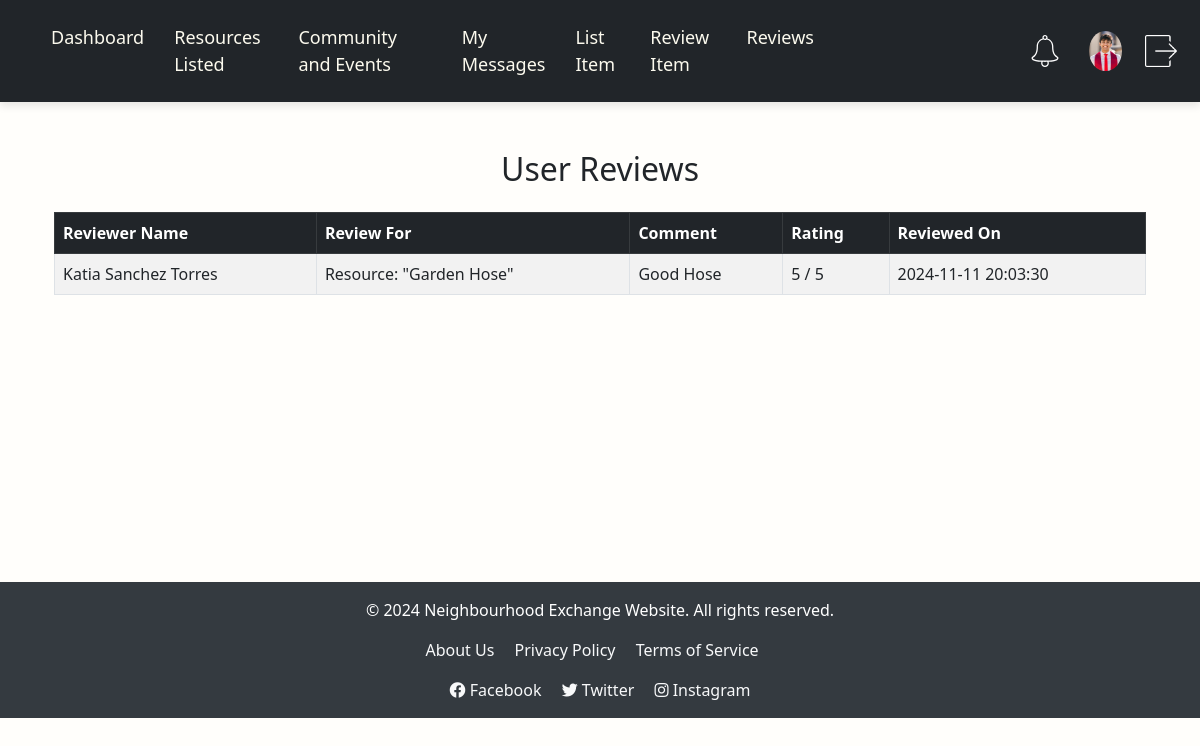
Screenshot of /reviews_list (signed in) with the database file from the repository.
### tables this page shows
CREATE TABLE Reviews (
        review_id INTEGER PRIMARY KEY AUTOINCREMENT,
        user_id INTEGER,
        reviewer_id INTEGER,
        rating INTEGER NOT NULL,
        comment TEXT,
        timestamp TEXT NOT NULL,
        FOREIGN KEY (user_id) REFERENCES Users(user_id),
        FOREIGN KEY (reviewer_id) REFERENCES Users(user_id)
    );

CREATE TABLE Users (
        user_id INTEGER PRIMARY KEY AUTOINCREMENT,
        name TEXT NOT NULL,
        email TEXT NOT NULL UNIQUE,
        password TEXT NOT NULL,
        profile_image TEXT,
        location TEXT,
        role TEXT DEFAULT 'User',  -- Role column to distinguish between Admin and User
        date_created TEXT DEFAULT CURRENT_TIMESTAMP
    , last_login TEXT);

CREATE TABLE Resources (
        resource_id INTEGER PRIMARY KEY AUTOINCREMENT,
        user_id INTEGER,
        title TEXT NOT NULL,
        description TEXT,
        images TEXT,
        category TEXT,
        availability TEXT,
        date_posted TEXT NOT NULL, reserved_by INTEGER DEFAULT NULL,
        FOREIGN KEY (user_id) REFERENCES Users(user_id)
    );

### app.py (the view)
@app.route('/reviews_list')
@login_required
def reviews_list():
    conn = get_db_connection()
    query = '''
    SELECT
        r.rating,
        r.comment,
        r.timestamp,
        u.name AS reviewer_name,
        res.title AS resource_title,
        com.title AS community_title
    FROM Reviews r
    LEFT JOIN Users u ON r.reviewer_id = u.user_id
    LEFT JOIN Resources res ON r.user_id = res.resource_id
    LEFT JOIN Community com ON r.user_id = com.community_id
    ORDER BY r.timestamp DESC;
    '''
    reviews = conn.execute(query).fetchall()
    conn.close()
    return render_template('reviews_list.html', Reviews=reviews)

### app.py (called while the page is built)
def get_db_connection():
    conn = sqlite3.connect('community.db')
    conn.row_factory = sqlite3.Row
    return conn

@app.after_request
def add_header(response):
    response.headers['Cache-Control'] = 'no-store, no-cache, must-revalidate, max-age=0'
    response.headers['Pragma'] = 'no-cache'
    response.headers['Expires'] = '0'
    return response

def login_required(f):
    @wraps(f)
    def decorated_function(*args, **kwargs):
        if 'user_id' not in session:
            flash('Please log in to access this page.', 'danger')
            return redirect(url_for('login'))
        return f(*args, **kwargs)
    return decorated_function

### templates/reviews_list.html (shortened to what this page needs)
{% extends "base.html" %}
{% block content %}
<div class="container mt-4" style="height:36vw">
    <h2 class="text-center mb-4">User Reviews</h2>
    {% if Reviews %}
    <table class="table table-bordered table-striped">
        <thead class="table-dark">
            <tr>
                <th>Reviewer Name</th>
                <th>Review For</th>
                <th>Comment</th>
                <th>Rating</th>
                <th>Reviewed On</th>
            </tr>
        </thead>
        <tbody>
            {% for review in Reviews %}
            <tr>
                <td>{{ review['reviewer_name'] }}</td>
                <td>
                    {% if review['resource_title'] %}
                        Resource: "{{ review['resource_title'] }}"
                    {% elif review['community_title'] %}
                        Community: "{{ review['community_title'] }}"
                    {% else %}
                        N/A
                    {% endif %}
                </td>
                <td>{{ review['comment'] }}</td>
                <td>{{ review['rating'] }} / 5</td>
                <td>{{ review['timestamp'] }}</td>
            </tr>
            {% endfor %}
        </tbody>
    </table>
    {% else %}
    <p class="text-center">No reviews found.</p>
    {% endif %}
</div>
{% endblock %}

### static/styles.css (style rules this page uses)
body { background-color:#fffefb ; height: 100vh; justify-content: center; align-items: center; margin: 0; }

### rows the page displays
Reviews: reviewer_name "Katia Sanchez Torres", resource_title "Garden Hose", comment "Good Hose", rating "5", timestamp "2024-11-11 20:03:30"
